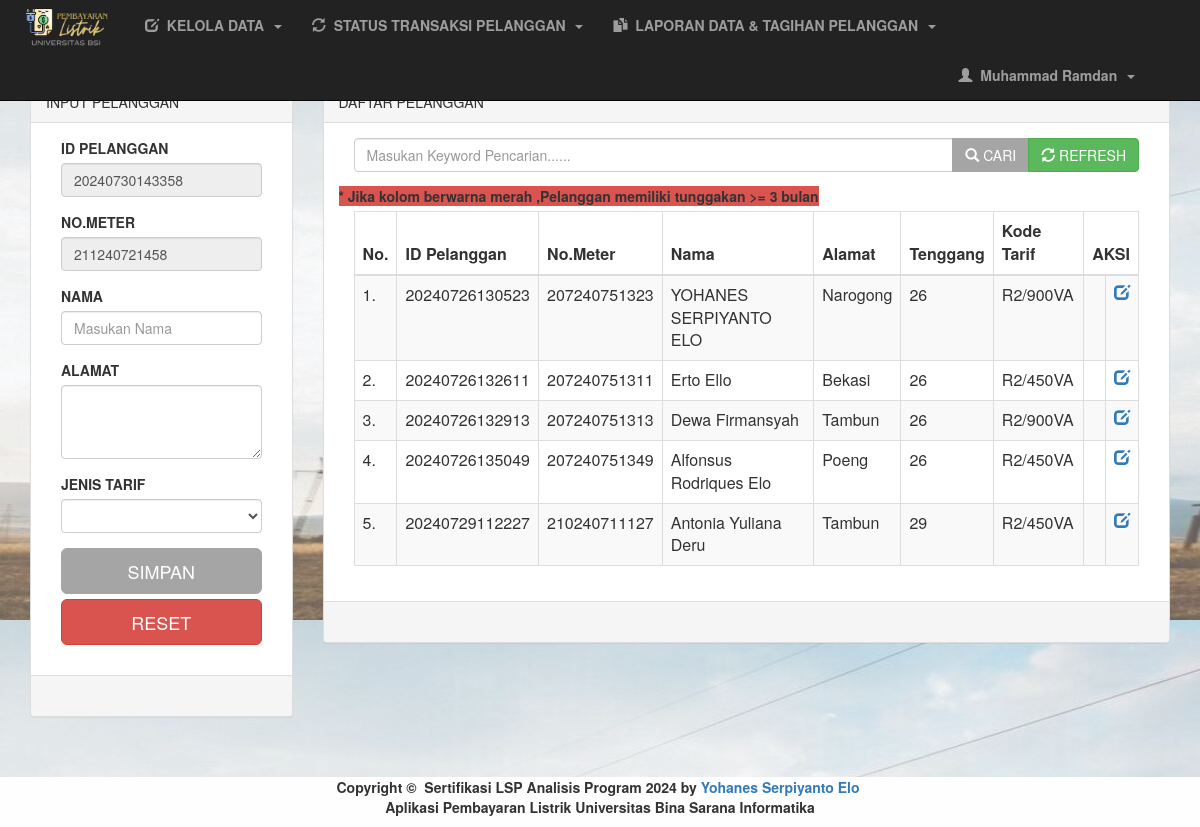
Page /petugas/hal_utama.php?menu=pelanggan (signed in) on the committed database.
### tables this page shows
CREATE TABLE `pelanggan` (
  `id_pelanggan` varchar(14) NOT NULL,
  `no_meter` varchar(12) NOT NULL,
  `nama` varchar(50) NOT NULL,
  `alamat` text NOT NULL,
  `tenggang` varchar(2) NOT NULL,
  `id_tarif` int(11) NOT NULL
);

CREATE TABLE `tarif` (
  `id_tarif` int(11) NOT NULL,
  `kode_tarif` varchar(20) NOT NULL,
  `golongan` varchar(10) NOT NULL,
  `daya` varchar(10) NOT NULL,
  `tarif_perkwh` double NOT NULL
);

### library/fungsi.php (called while the page is built, shortened)
<?php
	class oop{
		function tampil($table,$where,$cari){
			$sql = mysqli_query($GLOBALS["___mysqli_ston"], "SELECT * FROM $table $where $cari");
			while ($data = mysqli_fetch_array($sql))
				@$jalan[] = $data;
				return @$jalan;
		}
		function caridata($table){
			$sql = mysqli_fetch_array(mysqli_query($GLOBALS["___mysqli_ston"], "SELECT * FROM $table"));
			return $sql;
		}
		function cekdata($table){
			$sql = mysqli_num_rows(mysqli_query($GLOBALS["___mysqli_ston"], "SELECT * FROM $table"));
			return $sql;
		}
	}
?>

### petugas/pelanggan.php (the view, shortened to what this page needs)
<?php
	$table = "pelanggan";
	$id_pel = date("YmdHis");
	if (date('z') < 10) {
		$no_met = "00".date("zymNHs");
	}elseif (date('z') < 100 ) {
		$no_met ="0".date("zymNHs");
	}else{
		$no_met=date("zymNHs");
	}
	if (isset($_POST['bcari'])) {
		$text = $_POST['tcari'];
		$cari = "WHERE id_pelanggan LIKE '%$text%' OR nama LIKE '%$text%' OR no_meter LIKE '%$text%' OR alamat LIKE '%$text%' OR tenggang LIKE '%$text%'";
	}else{
		$cari="";
	}
?>
<!DOCTYPE html>
<html>
<head>
</head>
<body>
	<div class="container-fluid">
		<div class="row">
			<div class="col-md-12">
				<div class="col-md-3">
					<div class="panel panel-default">
						<?php if(!@$_GET['id']){ ?>
							<div class="panel-heading">INPUT PELANGGAN</div>
						<?php }else{ ?>
							<div class="panel-heading">UBAH PELANGGAN</div>
						<?php } ?>
						<div class="panel-body">
							<form method="post">
								<div class="col-md-12">
									<div class="form-group">
										<label>ID PELANGGAN</label>
										<input type="text" name="id_pelanggan" class="form-control" placeholder="Masukan ID Pelanggan" required readonly value="<?php if(@$_GET['id']==""){echo $id_pel;}else{echo @$edit['id_pelanggan'];} ?>">
									</div>
									<div class="form-group">
										<label>NO.METER</label>
										<input type="text" name="no_meter" class="form-control" placeholder="Masukan NO.METER" required readonly value="<?php if(@$_GET['id']==""){echo $no_met;}else{ echo @$edit['no_meter'];} ?>">
									</div>
									<div class="form-group">
										<label>NAMA</label>
										<input type="text" name="nama" class="form-control" placeholder="Masukan Nama" required value="<?php echo @$edit['nama']; ?>">
									</div>
									<div class="form-group">
										<label>ALAMAT</label>
										<textarea name="alamat" class="form-control" required rows="3"><?php echo @$edit['alamat']; ?></textarea>
									</div>
									<div class="form-group">
										<label>JENIS TARIF</label>
										<select name="id_tarif" class="form-control" required>
													<option></option>
											<?php
												$a = mysqli_query($GLOBALS["___mysqli_ston"], "SELECT * FROM tarif");
												while ($tarif = mysqli_fetch_array($a)) { ?>
													<option value="<?php echo $tarif['id_tarif'] ?>"><?php echo $tarif['kode_tarif']; ?></option>
											<?php }?>
										</select>
									</div>
									<div class="form-group">
										<?php
										  if (@$_GET['id']=="") {?>
											<input type="submit" name="bsimpan" class="btn btn-primary btn-lg btn-block" value="SIMPAN">
										  <?php }else{ ?>
											<input type="submit" name="bubah" class="btn btn-success btn-lg btn-block" value="UBAH">
										<?php } ?>
										<a href="?menu=pelanggan" class="btn btn-danger btn-lg btn-block">RESET</a>
									</div>
								</div>
							</form>
						</div>
						<div class="panel-footer">&nbsp;</div>
					</div>
				</div>
				<div class="col-md-9">
					<div class="panel panel-default">
						<div class="panel-heading">DAFTAR PELANGGAN</div>
						<div class="panel-body">
							<div class="col-md-12">
								<form method="post">
									<div class="input-group">
										<input type="text" name="tcari" class="form-control" value="<?php echo @$text ?>" placeholder="Masukan Keyword Pencarian......">
										<div class="input-group-btn">
											<button type="submit" name="bcari" class="btn btn-primary"><span class="glyphicon glyphicon-search"></span>&nbsp;CARI</button>
											<button type="submit"  name="brefresh" class="btn btn-success"><span class="glyphicon glyphicon-refresh"></span>&nbsp;REFRESH</button>
										</div>
									</div>
								</form>
							</div>
							<br>
						<label class="label-danger">* Jika kolom berwarna merah ,Pelanggan memiliki tunggakan >= 3 bulan</label>
							<div class="col-md-12">
								<div class="table-responsive">
									<table class="table table-bordered table-striped table-hover">
										<thead>
											<th>No.</th>
											<th>ID Pelanggan</th>
											<th>No.Meter</th>
											<th>Nama</th>
											<th>Alamat</th>
											<th>Tenggang</th>
											<th>Kode Tarif</th>
											<th colspan="2"><center>AKSI</center></th>
										</thead>
										<tbody>
											<?php
												$no=0;
												$data = $aksi->tampil($table,$cari,"");
												if ($data=="") {
													$aksi->no_record(9);
												}else{
													foreach ($data as $r) {
														$a = $aksi->caridata("tarif WHERE id_tarif = '$r[id_tarif]'");
														$cek = $aksi->cekdata("penggunaan WHERE id_pelanggan ='$r[id_pelanggan]' AND meter_awal = '0' AND meter_akhir = '0'");
														$cek2 = $aksi->cekdata("tagihan WHERE id_pelanggan = '$r[id_pelanggan]' AND status = 'Belum Bayar'");
													$no++; ?>
												<?php  if($cek2 >= 3){ ?>
													<tr style="background-color: #d9534f;">
												<?php }else{ ?>
													<tr>
												<?php } ?>
														<td><?php echo $no; ?>.</td>
														<td><?php echo $r['id_pelanggan'] ?></td>
														<td><?php echo $r['no_meter'] ?></td>
														<td><?php echo $r['nama'] ?></td>
														<td><?php echo $r['alamat'] ?></td>
														<td><?php echo $r['tenggang'] ?></td>
														<td><?php echo $a['kode_tarif'] ?></td>
														<?php
															if($cek == 0){ ?>
																<td>&nbsp;</td>
															<?php }else{?>
																<td align="center"><a href="?menu=pelanggan&hapus&id=<?php echo md5(sha1($r['id_pelanggan'])); ?>" ><span class="glyphicon glyphicon-trash"></span></a></td>
															<?php } ?>
																<td align="center"><a href="?menu=pelanggan&edit&id=<?php echo md5(sha1($r['id_pelanggan'])); ?>" ><span class="glyphicon glyphicon-edit"></span></a></td>
													</tr>
											<?php } } ?>
										 </tbody>
									</table>
								</div>
							</div>
						</div>
						<div class="panel-footer">&nbsp;</div>
					</div>
				</div>
			</div>
		</div>
	</div>
</body>
</html>

### petugas/hal_utama.php (shortened to what this page needs)
<?php
	include '../library/fungsi.php';
	$aksi = new oop();
?>
<!DOCTYPE html>
<html>
<head>
	<link rel="stylesheet" type="text/css" href="../css/bootstrap.css">
 </head>
<body>
	<div class="container">
		<div class="row">
			<div class="col-md-12">
				<div class="navbar navbar-fixed-top navbar-inverse inverse">
					<a href="?menu=home" class="navbar-brand" style="margin-top: -10px;">
						<img alt="Brand" src="../images/logo_pln2.png" width="100px">
					</a>
					<ul class="nav navbar-nav">
						<li class="dropdown">
							<a href="#" class="dropdown-toggle" data-toggle="dropdown" id="kelola">
								<div class="glyphicon glyphicon-edit"></div>&nbsp;
								<strong>KELOLA DATA</strong>&nbsp;
								<span class="caret"></span>
							</a>
						</li>
						<li class="dropdown">
							<a href="#" class="dropdown-toggle" data-toggle="dropdown" id="transaksi">
								<div class="glyphicon glyphicon-refresh"></div>&nbsp;
								<strong>STATUS TRANSAKSI PELANGGAN</strong>&nbsp;
								<span class="caret"></span>
							</a>
						</li>
						<li class="dropdown">
							<a href="#" class="dropdown-toggle" data-toggle="dropdown" id="laporan">
								<div class="glyphicon glyphicon-duplicate"></div>&nbsp;
								<strong>LAPORAN DATA & TAGIHAN PELANGGAN</strong>&nbsp;
								<span class="caret"></span>
							</a>
						</li>
					</ul>
					<ul class="nav navbar-nav navbar-right" style="margin-right: 50px;">
						<li class="dropdown">
							<a href="#" class="dropdown-toggle" data-toggle="dropdown" id="akun">
								<div class="glyphicon glyphicon-user"></div>&nbsp;
								<strong><?php echo $_SESSION['nama_petugas']; ?></strong>&nbsp;
								<span class="caret"></span>
							</a>
						</li>
					</ul>
				</div>
			</div>
		</div>
	</div>
	<?php
		switch (@$_GET['menu']) {
			case 'pelanggan':include'pelanggan.php'; break;
		}
	?>
	<br><br>
	<footer class="container-fluid bg-4 text-center" style="background-color: #fffefe">
		<p>
			<strong>Copyright&nbsp;&copy;&nbsp; Sertifikasi LSP Analisis Program 2024 by <a target="_blank" href="https://www.instagram.com/ertoello/">Yohanes Serpiyanto Elo</a></strong>&nbsp;
			<br>
			<strong>Aplikasi Pembayaran Listrik Universitas Bina Sarana Informatika</strong>
		</p>
	</footer>
</body>
</html>

### rows in the picture
pelanggan: id_pelanggan "20240726130523", no_meter "207240751323", nama "YOHANES SERPIYANTO ELO", alamat "Narogong", tenggang "26", id_tarif.kode_tarif "R2/900VA"
pelanggan: id_pelanggan "20240726132611", no_meter "207240751311", nama "Erto Ello", alamat "Bekasi", tenggang "26", id_tarif.kode_tarif "R2/450VA"
pelanggan: id_pelanggan "20240726132913", no_meter "207240751313", nama "Dewa Firmansyah", alamat "Tambun", tenggang "26", id_tarif.kode_tarif "R2/900VA"
pelanggan: id_pelanggan "20240726135049", no_meter "207240751349", nama "Alfonsus Rodriques Elo", alamat "Poeng", tenggang "26", id_tarif.kode_tarif "R2/450VA"
pelanggan: id_pelanggan "20240729112227", no_meter "210240711127", nama "Antonia Yuliana Deru", alamat "Tambun", tenggang "29", id_tarif.kode_tarif "R2/450VA"

### other values in the picture
$_SESSION['nama_petugas'] "Muhammad Ramdan"
